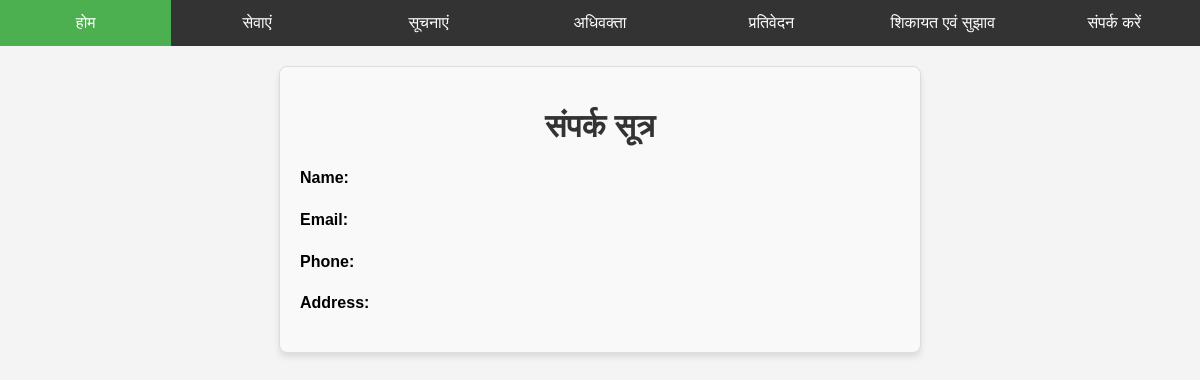
/contact/, run on an earlier commit of the app's database.
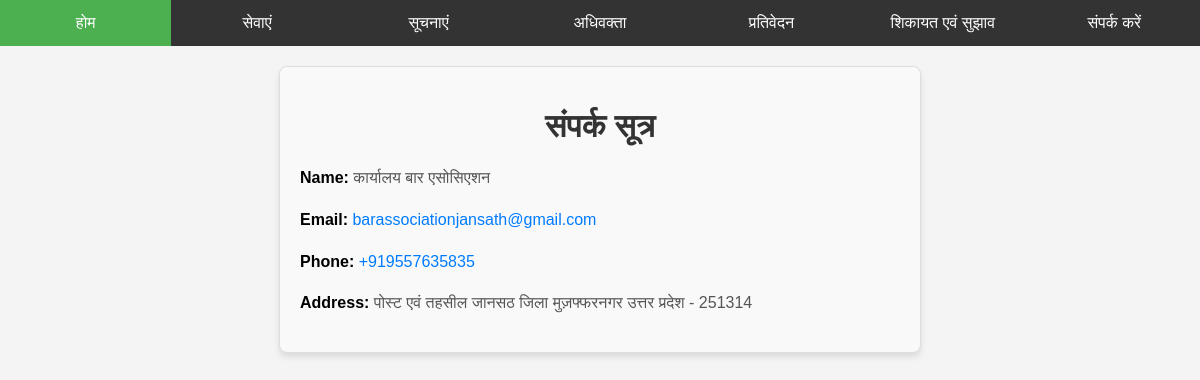
And on a later commit of the database.
### contact/models.py (models this page shows, shortened)
class ContactUs(models.Model):
    name = models.CharField(max_length=100)
    email = models.EmailField()
    phone = models.CharField(max_length=15)
    address = models.CharField(max_length=255)
    message = models.TextField()

### contact/views.py (the view)
# urls.py: path("", views.list_contact, name="contact"),
def list_contact(request):
    contact = ContactUs.objects.first()
    return render(request, 'contact_us.html', context={"contact": contact})

### contact/templates/contact_us.html (shortened to what this page needs)
{% extends "base.html" %}
{% block content %}
<div class="contact-details">
    <h1>संपर्क सूत्र</h1>
    <p><strong>Name:</strong> {{ contact.name }}</p>
    <p><strong>Email:</strong> <a href="mailto:{{ contact.email }}">{{ contact.email }}</a></p>
    <p><strong>Phone:</strong> <a href="tel:{{ contact.phone }}">{{ contact.phone }}</a></p>
    <p><strong>Address:</strong> {{ contact.address }}</p>
</div>
{% endblock content %}

What changed in the data, as far as the page shows it:
added ContactUs: name "कार्यालय बार एसोसिएशन", email "barassociationjansath@gmail.com", phone "+919557635835", address "पोस्ट एवं तहसील जानसठ जिला मुज़फ्फरनगर उत्तर प्रदेश - 251314"
